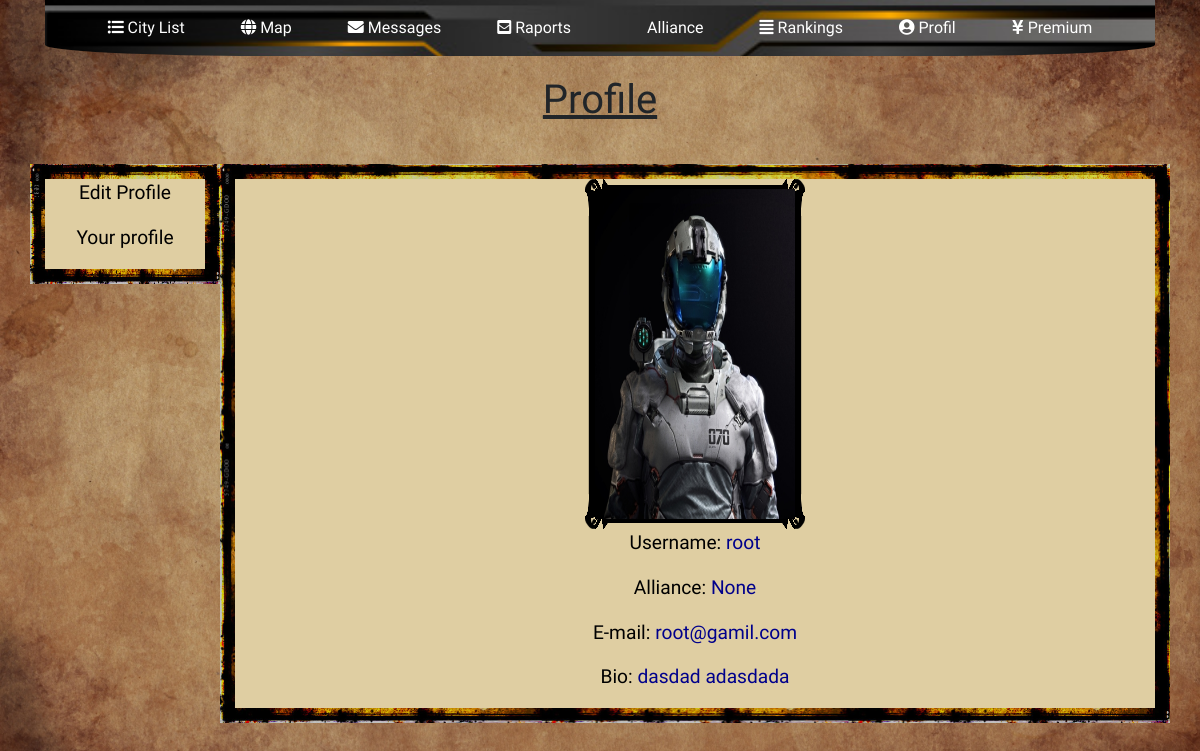
Before: /profil/podgladProfil/ (signed in) with the older database file.
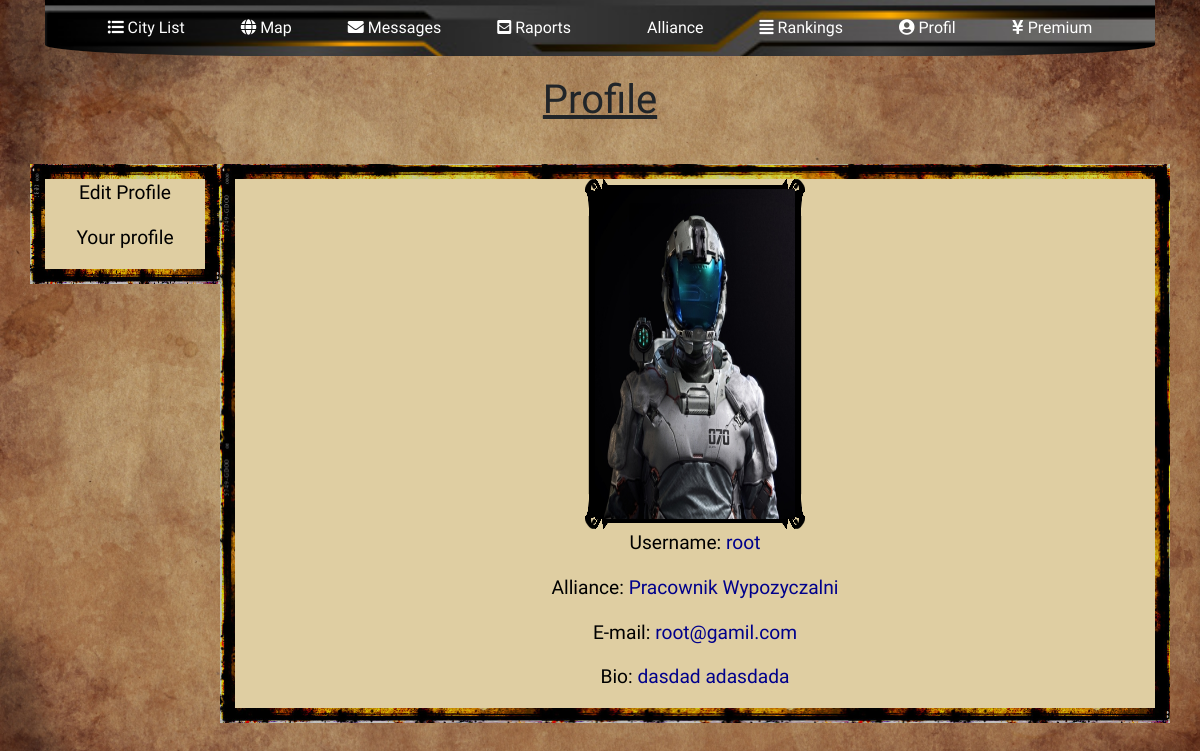
After: the same page with the newer database file.
### mainPage/models.py (models this page shows, shortened)
class Profile(models.Model):
    user = models.OneToOneField(User, on_delete=models.CASCADE)
    alliance = models.ForeignKey(alliance.models.Alliance, on_delete=models.CASCADE, blank=True, null=True)
    bio = models.TextField(null=True, blank=True)
    profile_pic = models.FileField(null=True, blank=True)
    is_premium = models.BooleanField(default=False)
    until_premium = models.DateTimeField(blank=True, null=True)

### alliance/models.py (models this page shows, shortened)
class Alliance(models.Model):
    name = models.CharField(max_length=100)
    creator = models.ForeignKey(User, related_name='creator', on_delete=models.CASCADE)
    vice_creator = models.ForeignKey(User, related_name='vice_creator', on_delete=models.CASCADE, null=True, blank=True)
    alliance_logo = models.FileField(null=True, blank=True)
    members = models.ManyToManyField(User)
    alliance_bio = models.TextField(null=True, blank=True)
    def __str__(self):
        return str(self.name)

### profileUser/views.py (the view)
# urls.py: path('podgladProfil/', views.profile_page, name='profile_page'),
@login_required(login_url=main_page)
def profile_page(request):
    user = request.user
    profil = Profile.objects.get(user=user)
    return render(request, 'indexProfileUser.html', {'user': user, 'profil': profil})

### profileUser/templates/indexProfileUser.html
{% extends 'profileUser.html' %}
{% load static %}
{% block showProfile %}
<div class="col-lg-12 text-center">
    {% if not profil.profile_pic %}
    <img height="350" width="220" src="{% static 'profileUser/defaultProfilePic.jpg' %} " alt="Profile pic" class="profileImage"/>
    {% else %}
    <img height="350" width="220" src='{{ profil.profile_pic }}' alt="Profile pic" class="profileImage"/>
    {% endif %}
    <p class="profileLabel">Username: <span style="color: darkblue">{{ user.username }}</span></p>
    <p class="profileLabel">Alliance: <span style="color: darkblue">{{ profil.alliance }}</span></p>
    <p class="profileLabel">E-mail: <span style="color: darkblue">{{ user.email }}</span></p>
</div>
<div class="col-lg-12 text-center">
    <p class="profileLabel">Bio: <span style="color: darkblue">{{ profil.bio }}</span></p>
</div>
{% endblock %}

Changed rows visible on the page:
changed Profile "dasdad adasdada": alliance "None" → "Pracownik Wypozyczalni"
